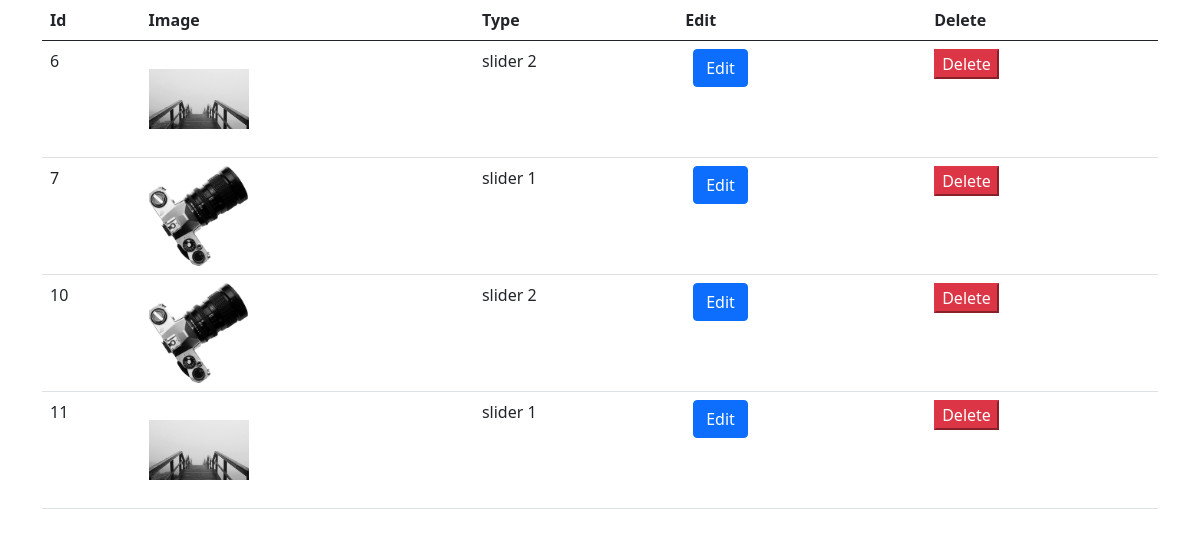
/admin/slider/index.php, run on the app's committed database.
### tables this page shows
CREATE TABLE `slider` (
  `id` int NOT NULL,
  `image` varchar(255) NOT NULL,
  `type` int NOT NULL
);

### admin/functions/helper.php (called while the page is built, shortened)
<?php
function getImage($name){
 return "http://localhost/apollo/uploads/$name";
}

### admin/slider/index.php (the view)
<?php require_once '../../db.php'?>
<?php require_once './../functions/helper.php'?>
<?php require_once './../header.php'?>
<?php
$query = $db->prepare('select * from slider');
$query->execute();
$sliders = $query->fetchAll(PDO::FETCH_ASSOC);
?>
<div class="container">
 <table class="table">
     <thead>
     <tr>
         <th>Id</th>
         <th>Image</th>
         <th>Type</th>
         <th>Edit</th>
         <th>Delete</th>
     </tr>
     </thead>
     <tbody>
     <?php
     foreach ($sliders as $slider){
         ?>
         <tr>
             <td><?= $slider['id']; ?></td>
             <td><img style="object-fit: contain" width="100" height="100" src="<?= getImage($slider['image']); ?>"></td>
             <td>slider <?= $slider['type']; ?></td>
             <td>
                 <a class="btn btn-primary mx-2" href="./update.php?id=<?= $slider['id']; ?>">Edit</a>
             </td>
             <td>
                 <form action="">
                     <button class="btm btn-danger">Delete</button>
                 </form>
             </td>
         </tr>
     <?php
     }
     ?>
     </tbody>
 </table>
</div>
<?php require_once '../footer.php'?>

### admin/header.php (shortened to what this page needs)
<!DOCTYPE html>
<html lang="en">
<head>
    <link href="https://cdn.jsdelivr.net/npm/bootstrap@5.0.2/dist/css/bootstrap.min.css" rel="stylesheet">
</head>
<body>

### admin/footer.php (shortened to what this page needs)
</body>
</html>

### data on the page
slider: id "6", image (picture), type "2"
slider: id "7", image (picture), type "1"
slider: id "10", image (picture), type "2"
slider: id "11", image (picture), type "1"
